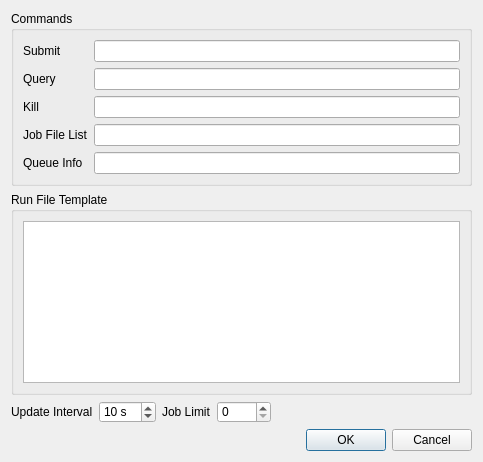
<?xml version="1.0" encoding="UTF-8"?>
<ui version="4.0">
 <class>QueueOptionsDialog</class>
 <widget class="QDialog" name="QueueOptionsDialog">
  <property name="geometry">
   <rect>
    <x>0</x>
    <y>0</y>
    <width>483</width>
    <height>462</height>
   </rect>
  </property>
  <property name="windowTitle">
   <string>Queue Options</string>
  </property>
  <property name="styleSheet">
   <string notr="true"> QToolTip {
    border: 2px solid darkkhaki;
    padding: 2px;
    border-radius: 3px;
    opacity: 500;
    font-size: 12px;
    color: #000;
    background-color: #EEE;
}</string>
  </property>
  <layout class="QVBoxLayout" name="verticalLayout">
   <item>
    <widget class="QGroupBox" name="groupBox">
     <property name="title">
      <string>Commands</string>
     </property>
     <layout class="QGridLayout" name="gridLayout_2">
      <item row="1" column="1">
       <widget class="QLineEdit" name="query"/>
      </item>
      <item row="1" column="0">
       <widget class="QLabel" name="label_7">
        <property name="text">
         <string>Query</string>
        </property>
       </widget>
      </item>
      <item row="3" column="0">
       <widget class="QLabel" name="label_4">
        <property name="text">
         <string>Kill</string>
        </property>
       </widget>
      </item>
      <item row="0" column="0">
       <widget class="QLabel" name="label_2">
        <property name="text">
         <string>Submit</string>
        </property>
       </widget>
      </item>
      <item row="0" column="1">
       <widget class="QLineEdit" name="submit"/>
      </item>
      <item row="3" column="1">
       <widget class="QLineEdit" name="kill"/>
      </item>
      <item row="5" column="0">
       <widget class="QLabel" name="queueInfoLabel">
        <property name="text">
         <string>Queue Info</string>
        </property>
       </widget>
      </item>
      <item row="5" column="1">
       <widget class="QLineEdit" name="queueInfo"/>
      </item>
      <item row="4" column="0">
       <widget class="QLabel" name="jobFileListLabel">
        <property name="text">
         <string>Job File List</string>
        </property>
       </widget>
      </item>
      <item row="4" column="1">
       <widget class="QLineEdit" name="jobFileList"/>
      </item>
     </layout>
    </widget>
   </item>
   <item>
    <widget class="QGroupBox" name="runFileGroupBox">
     <property name="title">
      <string>Run File Template</string>
     </property>
     <layout class="QVBoxLayout" name="verticalLayout_2">
      <item>
       <widget class="QTextEdit" name="runFileTemplate">
        <property name="html">
         <string>&lt;!DOCTYPE HTML PUBLIC &quot;-//W3C//DTD HTML 4.0//EN&quot; &quot;http://www.w3.org/TR/REC-html40/strict.dtd&quot;&gt;
&lt;html&gt;&lt;head&gt;&lt;meta name=&quot;qrichtext&quot; content=&quot;1&quot; /&gt;&lt;meta charset=&quot;utf-8&quot; /&gt;&lt;style type=&quot;text/css&quot;&gt;
p, li { white-space: pre-wrap; }
&lt;/style&gt;&lt;/head&gt;&lt;body style=&quot; font-family:'.AppleSystemUIFont'; font-size:13pt; font-weight:400; font-style:normal;&quot;&gt;
&lt;p style=&quot; margin-top:0px; margin-bottom:0px; margin-left:0px; margin-right:0px; -qt-block-indent:0; text-indent:0px;&quot;&gt;&lt;span style=&quot; font-family:'Lucida Grande';&quot;&gt;&lt;br /&gt;&lt;/span&gt;&lt;/p&gt;&lt;/body&gt;&lt;/html&gt;</string>
        </property>
       </widget>
      </item>
     </layout>
    </widget>
   </item>
   <item>
    <layout class="QHBoxLayout" name="horizontalLayout">
     <item>
      <widget class="QLabel" name="label_3">
       <property name="text">
        <string>Update Interval</string>
       </property>
      </widget>
     </item>
     <item>
      <widget class="QSpinBox" name="updateInterval">
       <property name="suffix">
        <string> s</string>
       </property>
       <property name="minimum">
        <number>5</number>
       </property>
       <property name="maximum">
        <number>999</number>
       </property>
       <property name="singleStep">
        <number>5</number>
       </property>
       <property name="value">
        <number>10</number>
       </property>
      </widget>
     </item>
     <item>
      <widget class="QLabel" name="jobLimitLabel">
       <property name="text">
        <string>Job Limit</string>
       </property>
      </widget>
     </item>
     <item>
      <widget class="QSpinBox" name="jobLimit">
       <property name="toolTip">
        <string>Maximum number of concurrent jobs.
Note this is ignored on PBS servers.</string>
       </property>
       <property name="minimum">
        <number>0</number>
       </property>
       <property name="maximum">
        <number>1024</number>
       </property>
      </widget>
     </item>
     <item>
      <spacer name="horizontalSpacer">
       <property name="orientation">
        <enum>Qt::Horizontal</enum>
       </property>
       <property name="sizeHint" stdset="0">
        <size>
         <width>40</width>
         <height>20</height>
        </size>
       </property>
      </spacer>
     </item>
    </layout>
   </item>
   <item>
    <widget class="QDialogButtonBox" name="buttonBox">
     <property name="orientation">
      <enum>Qt::Horizontal</enum>
     </property>
     <property name="standardButtons">
      <set>QDialogButtonBox::Cancel|QDialogButtonBox::Ok</set>
     </property>
    </widget>
   </item>
  </layout>
 </widget>
 <tabstops>
  <tabstop>buttonBox</tabstop>
  <tabstop>submit</tabstop>
  <tabstop>query</tabstop>
  <tabstop>kill</tabstop>
  <tabstop>runFileTemplate</tabstop>
  <tabstop>updateInterval</tabstop>
  <tabstop>jobLimit</tabstop>
 </tabstops>
 <resources/>
 <connections>
  <connection>
   <sender>buttonBox</sender>
   <signal>rejected()</signal>
   <receiver>QueueOptionsDialog</receiver>
   <slot>reject()</slot>
   <hints>
    <hint type="sourcelabel">
     <x>316</x>
     <y>260</y>
    </hint>
    <hint type="destinationlabel">
     <x>286</x>
     <y>274</y>
    </hint>
   </hints>
  </connection>
 </connections>
</ui>
